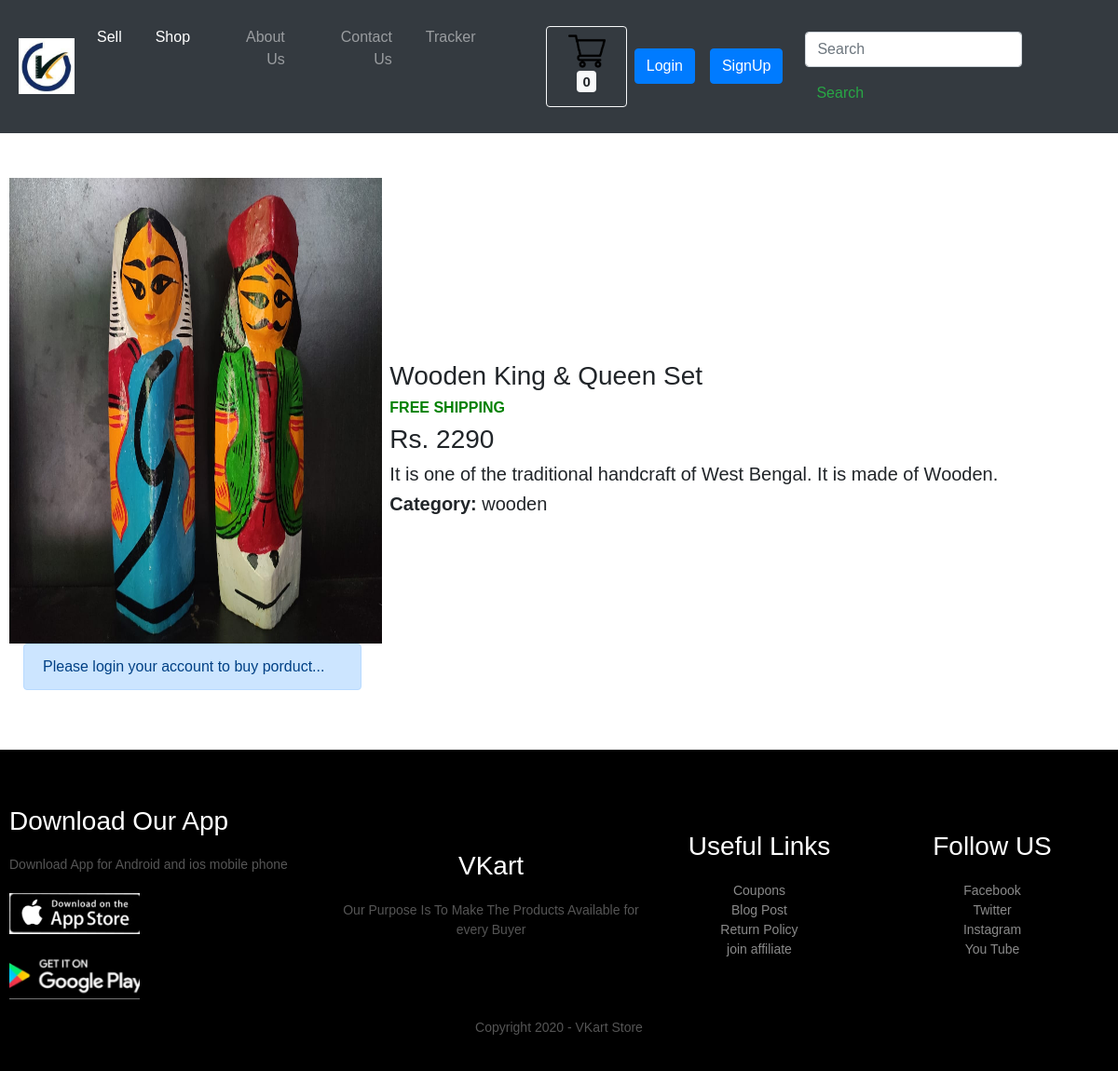
Page /shop/productview/4 on the committed database.
### shop/models.py (models this page shows, shortened)
class Product(models.Model):
    product_id = models.AutoField
    product_name = models.CharField(max_length=50)
    category = models.CharField(max_length=50, default="")
    subcategory = models.CharField(max_length=50, default="")
    price = models.IntegerField(default=0)
    desc = models.CharField(max_length=300)
    pub_date = models.DateField()
    image = models.ImageField(upload_to='shop/images', default="")

### shop/views.py (the view)
# urls.py: path("productview/<int:myid>", views.productview, name="ProductView"),
def productview(request, myid):
    product = Product.objects.filter(id=myid)
    return render(request, 'shop/productview.html', {'product': product[0]})

### shop/templates/shop/productview.html (shortened to what this page needs)
{% extends 'shop/basic.html' %}
{%block body %}
<div class="container my-5">
    <div class="row">
        <div class="col-md-4">
            <div class="row">
                <img src="/media/{{product.image}}" width="400px" height="500px">
            </div>
           {% if user.is_authenticated %}
            <div class="row my-5">
                <a class="btn btn-primary  mx-4" href="/shop" role="button">Shop</a>
                <a href="/shop/checkout"> <button class="btn btn-primary mx-4" id="checkout">Checkout</button> </a>
            </div>
            {% else %}
           <div class="alert alert-primary" role="alert">
                 Please login your account to buy porduct...
               </div>
           {% endif %}
        </div>
        <div class="col-md-8">
            <h3> {{product.product_name}} </h3>
            <h6 style="color:green;"><b>FREE SHIPPING</b></h6>
            <h3> Rs. {{product.price}} </h3>
            <h5> {{product.desc}} </h5>
            <h5><b> Category:</b> {{product.subcategory}} </h5>
        </div>
    </div>
</div>
{% endblock%}

### rows in the picture
Product: image (picture), product_name "Wooden King & Queen Set", price "2290", desc "It is one of the traditional handcraft of West Bengal. It is made of Wooden.", subcategory "wooden"
